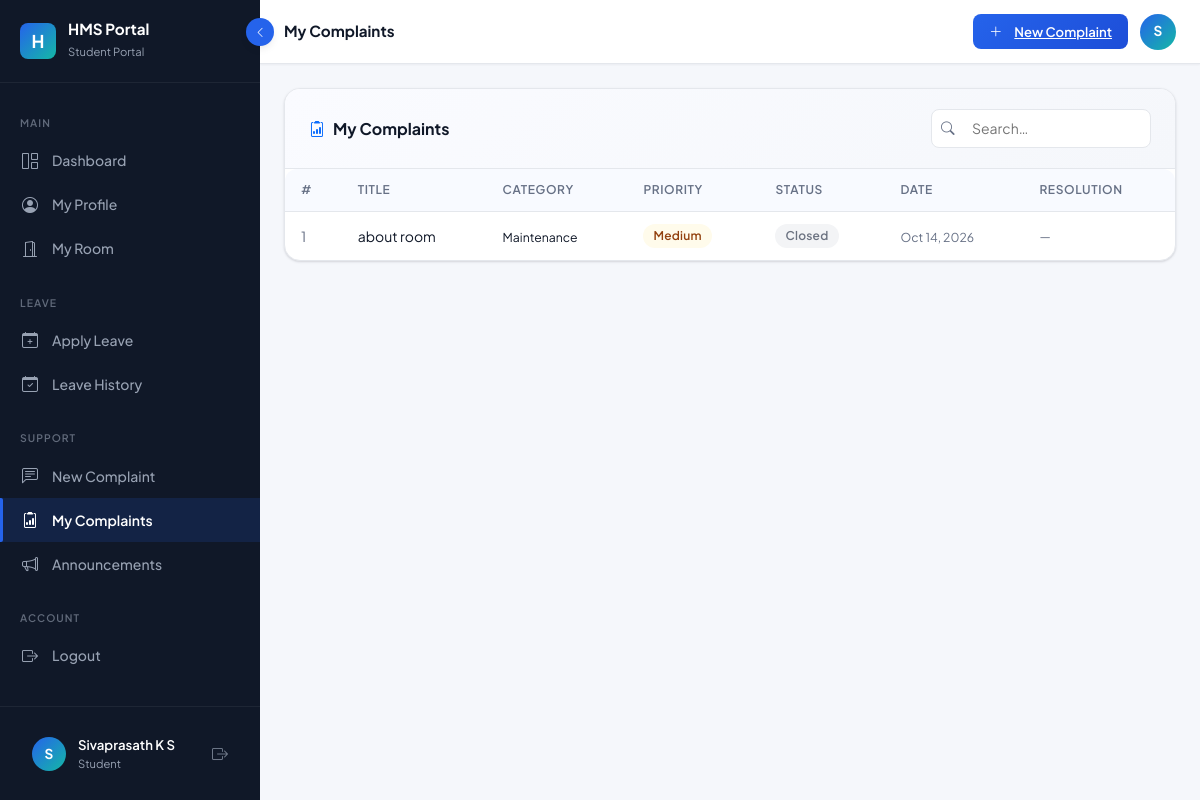
Screenshot of /student/my-complaints (signed in) with the database file from the repository.
### tables this page shows
CREATE TABLE Users (
    user_id       INTEGER PRIMARY KEY AUTOINCREMENT,
    email         TEXT NOT NULL UNIQUE,
    password_hash TEXT NOT NULL,
    role          TEXT NOT NULL DEFAULT 'student' CHECK(role IN ('admin','student')),
    full_name     TEXT NOT NULL,
    phone         TEXT,
    is_active     INTEGER NOT NULL DEFAULT 1,
    created_at    TEXT NOT NULL DEFAULT (datetime('now')),
    updated_at    TEXT NOT NULL DEFAULT (datetime('now'))
);

CREATE TABLE Complaints (
    complaint_id     INTEGER PRIMARY KEY AUTOINCREMENT,
    student_id       INTEGER NOT NULL REFERENCES Students(student_id) ON DELETE CASCADE,
    title            TEXT NOT NULL,
    category         TEXT NOT NULL DEFAULT 'Other',
    description      TEXT,
    priority         TEXT NOT NULL DEFAULT 'Medium' CHECK(priority IN ('Low','Medium','High','Urgent')),
    status           TEXT NOT NULL DEFAULT 'Submitted' CHECK(status IN ('Submitted','In Progress','Resolved','Closed')),
    resolution_notes TEXT,
    resolved_by      INTEGER REFERENCES Users(user_id),
    resolved_at      TEXT,
    created_at       TEXT NOT NULL DEFAULT (datetime('now')),
    updated_at       TEXT NOT NULL DEFAULT (datetime('now'))
);

### routes/student_routes.py (the view)
@student_bp.route('/my-complaints')
@student_required
def my_complaints():
    user_id = session['user_id']
    student = student_service.get_student_by_user_id(user_id)
    if not student:
        flash('Student profile not found. Contact admin.', 'warning')
        return redirect(url_for('auth.logout'))
    complaints = complaint_service.get_complaints(student['student_id'])
    return render_template('student/my_complaints.html', student=student, complaints=complaints)

### app.py (called while the page is built, shortened)
def create_app():
    basedir = os.path.abspath(os.path.dirname(__file__))
    app = Flask(
        __name__,
        template_folder=os.path.join(basedir, 'templates'),
        static_folder=os.path.join(basedir, 'static')
    )
    app.config.from_object(Config)
    with app.app_context():
        init_db()
    app.register_blueprint(auth_bp)
    app.register_blueprint(student_bp)
    app.register_blueprint(admin_bp)
    @app.template_filter('format_date')
    def format_date(val, fmt='%b %d, %Y'):
        if not val:
            return ''
        if hasattr(val, 'strftime'):
            try:
                return val.strftime(fmt)
            except Exception:
                pass
    app.teardown_appcontext(close_db)
    return app

### models/db.py (called while the page is built, shortened)
def get_db_path():
    if os.environ.get('DATABASE_FILE'):
        return os.environ['DATABASE_FILE']

def get_db():
    if 'db' not in g:
        db_path = get_db_path()
        g.db = sqlite3.connect(
            db_path,
            detect_types=sqlite3.PARSE_DECLTYPES | sqlite3.PARSE_COLNAMES
        )
        g.db.row_factory = sqlite3.Row   # rows behave like dicts
        g.db.execute("PRAGMA foreign_keys = ON")
        try:
            g.db.execute("PRAGMA journal_mode = WAL")
        except sqlite3.OperationalError:
            g.db.execute("PRAGMA journal_mode = DELETE")
    return g.db

def _wrap_row(d):
    for k, v in d.items():
        if isinstance(v, str) and (k in DATE_KEYS or k.endswith('_date') or k.endswith('_at')):
            d[k] = DateString(v)
    return d

def fetchall(sql, params=()):
    cur = get_db().execute(sql, params)
    rows = cur.fetchall()
    return [_wrap_row(dict(r)) for r in rows]

def fetchone(sql, params=()):
    cur = get_db().execute(sql, params)
    row = cur.fetchone()
    return _wrap_row(dict(row)) if row else None

    def strftime(self, fmt):
        try:
            from datetime import datetime
            clean = self.strip().replace('Z', '')
            if 'T' in clean:
                dt = datetime.fromisoformat(clean)
            elif ' ' in clean:
                dt = datetime.strptime(clean.split('.')[0], '%Y-%m-%d %H:%M:%S')
            else:
                dt = datetime.strptime(clean, '%Y-%m-%d')
            return dt.strftime(fmt)
        except Exception:
            return self

### templates/student/my_complaints.html (shortened to what this page needs)
{% extends "layouts/dashboard.html" %}
{% block page_title %}My Complaints{% endblock %}
{% block sidebar_role %}Student Portal{% endblock %}
{% block sidebar_nav %}{% include 'student/_nav.html' %}{% endblock %}
{% block topbar_actions %}
<a href="{{ url_for('student.submit_complaint') }}" class="btn-hms-primary" style="padding:0.45rem 1rem;font-size:0.82rem;">
  <i class="bi bi-plus-lg me-1"></i> New Complaint
</a>
{% endblock %}
{% block content %}
<div class="hms-card animate-fade-in-up">
  <div class="hms-card-header">
    <span class="hms-card-title"><i class="bi bi-clipboard2-data text-primary"></i> My Complaints</span>
    <div class="hms-search" style="width:220px;">
      <input type="text" class="hms-search-input" data-search-table="complaintsTable" placeholder="Search…" style="width:100%;"/>
    </div>
  </div>
  <div class="table-responsive-hms">
    {% if complaints %}
    <table class="hms-table" id="complaintsTable">
      <thead>
        <tr><th>#</th><th>Title</th><th>Category</th><th>Priority</th><th>Status</th><th>Date</th><th>Resolution</th></tr>
      </thead>
      <tbody>
      {% for c in complaints %}
      <tr>
        <td style="color:var(--hms-text-muted);">{{ loop.index }}</td>
        <td class="fw-600" style="max-width:180px;overflow:hidden;text-overflow:ellipsis;white-space:nowrap;">{{ c.title }}</td>
        <td><small>{{ c.category }}</small></td>
        <td>
          <span class="badge-hms badge-{{ c.priority.lower() }}">{{ c.priority }}</span>
        </td>
        <td>
          {% set s = c.status.lower().replace(' ','') %}
          <span class="badge-hms badge-{{ 'inprogress' if 'progress' in s else s }}">{{ c.status }}</span>
        </td>
        <td><small style="color:var(--hms-text-muted);">{{ c.created_at|format_date('%b %d, %Y') }}</small></td>
        <td style="font-size:0.78rem;max-width:160px;overflow:hidden;text-overflow:ellipsis;white-space:nowrap;color:var(--hms-text-muted);">{{ c.resolution_notes or '—' }}</td>
      </tr>
      {% endfor %}
      </tbody>
    </table>
    {% endif %}
  </div>
</div>
{% endblock %}

### templates/layouts/dashboard.html (shortened to what this page needs)
{% extends "layouts/base.html" %}
{% block body %}
<nav class="hms-sidebar" id="hmsSidebar">
  <div class="sidebar-brand">
    <div class="brand-logo">H</div>
    <div class="brand-text">
      <span class="brand-name">HMS Portal</span>
      <span class="brand-sub">{% block sidebar_role %}Student{% endblock %}</span>
    </div>
  </div>
  <div class="sidebar-nav">
    {% block sidebar_nav %}{% endblock %}
  </div>
  <div class="sidebar-footer">
    <div class="user-card" title="{{ session.name }}">
      <div class="user-avatar">{{ session.name[0]|upper if session.name else 'U' }}</div>
      <div class="user-info">
        <div class="user-name">{{ session.name }}</div>
        <div class="user-role">{{ session.role|capitalize }}</div>
      </div>
      <a href="{{ url_for('auth.logout') }}" class="ms-auto text-muted" style="font-size:1rem; color:rgba(152,162,179,0.7)!important; text-decoration:none;" title="Logout">
        <i class="bi bi-box-arrow-right"></i>
      </a>
    </div>
  </div>
</nav>
<button class="sidebar-toggle" id="sidebarToggle" aria-label="Toggle sidebar">
  <i class="bi bi-chevron-left toggle-icon"></i>
</button>
<main class="hms-main" id="hmsMain">
  <header class="hms-topbar">
    <div class="d-flex align-items-center gap-3">
      <div>
        <h6 class="mb-0 fw-700" style="font-weight:700; font-size:0.95rem;">
          {% block page_title %}Dashboard{% endblock %}
        </h6>
      </div>
    </div>
    <div class="topbar-actions">
      {% block topbar_actions %}{% endblock %}
      <div class="topbar-avatar" title="{{ session.name }}">
        {{ session.name[0]|upper if session.name else 'U' }}
      </div>
    </div>
  </header>
  <div class="hms-page-content">
    {% block content %}{% endblock %}
  </div>
</main>
{% endblock %}

### static/css/main.css (style rules this page uses)
*, *::before, *::after { box-sizing: border-box; }
body { font-family: 'Plus Jakarta Sans', 'Inter', system-ui, -apple-system, sans-serif; background: var(--hms-bg); color: var(--hms-text); margin: 0; padding: 0; -webkit-font-smoothing: antialiased; }
a { color: var(--hms-blue); }
.topbar-actions { display: flex; align-items: center; gap: var(--space-3); }
.topbar-avatar { width: 36px; height: 36px; background: linear-gradient(135deg, var(--hms-blue), var(--hms-teal)); border-radius: 50%; display: flex; align-items: center; justify-content: center; color: #fff; font-weight: 700; font-size: 0.85rem; cursor: pointer; }
.table-responsive-hms { overflow-x: auto; border-radius: var(--radius-md); }

### rows the page displays
Users: name "Sivaprasath K S", role "Student"
Complaints: title "about room", category "Maintenance", priority "Medium", status "Closed", created_at "Oct 14, 2026", resolution_notes "—"

### other values shown
{{ session.name[0]|upper if session.name else 'U' }} "S"
